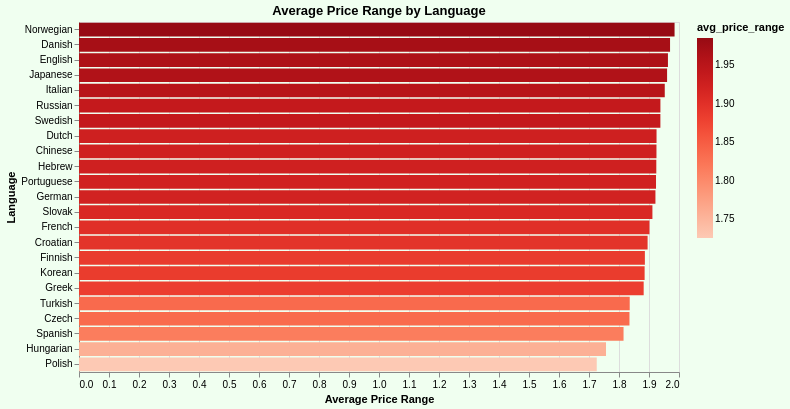

The Vega-Lite source for this figure:
### Vega-Lite specification from a JSON file in a GitHub repository (floating-point values rounded to 4 significant figures)
{"config": {"view": {"continuousWidth": 300, "continuousHeight": 300}}, "data": {"name": "data-52c4a7018459cf992eb6bb13e6fdfb1a"}, "mark": {"type": "bar"}, "background": "#f0fff0", "encoding": {"color": {"field": "avg_price_range", "scale": {"scheme": "reds"}, "type": "quantitative"}, "tooltip": [{"field": "avg_price_range", "type": "quantitative"}, {"field": "count_reviews", "type": "quantitative"}], "x": {"field": "avg_price_range", "title": "Average Price Range", "type": "quantitative"}, "y": {"field": "language", "sort": "-x", "title": "Language", "type": "nominal"}}, "height": 350, "title": "Average Price Range by Language", "width": 600, "$schema": "https://vega.github.io/schema/vega-lite/v5.17.0.json", "datasets": {"data-52c4a7018459cf992eb6bb13e6fdfb1a": [{"langid": "no", "avg_price_range": 1.985, "count_reviews": 1286, "language": "Norwegian"}, {"langid": "da", "avg_price_range": 1.97, "count_reviews": 1508, "language": "Danish"}, {"langid": "en", "avg_price_range": 1.963, "count_reviews": 106765, "language": "English"}, {"langid": "ja", "avg_price_range": 1.96, "count_reviews": 856, "language": "Japanese"}, {"langid": "it", "avg_price_range": 1.953, "count_reviews": 322593, "language": "Italian"}, {"langid": "ru", "avg_price_range": 1.938, "count_reviews": 4051, "language": "Russian"}, {"langid": "sv", "avg_price_range": 1.938, "count_reviews": 1563, "language": "Swedish"}, {"langid": "nl", "avg_price_range": 1.925, "count_reviews": 4902, "language": "Dutch"}, {"langid": "zh", "avg_price_range": 1.925, "count_reviews": 466, "language": "Chinese"}, {"langid": "he", "avg_price_range": 1.924, "count_reviews": 608, "language": "Hebrew"}, {"langid": "pt", "avg_price_range": 1.923, "count_reviews": 6943, "language": "Portuguese"}, {"langid": "de", "avg_price_range": 1.921, "count_reviews": 9154, "language": "German"}, {"langid": "sk", "avg_price_range": 1.911, "count_reviews": 79, "language": "Slovak"}, {"langid": "fr", "avg_price_range": 1.901, "count_reviews": 34331, "language": "French"}, {"langid": "hr", "avg_price_range": 1.895, "count_reviews": 86, "language": "Croatian"}, {"langid": "fi", "avg_price_range": 1.886, "count_reviews": 211, "language": "Finnish"}, {"langid": "ko", "avg_price_range": 1.885, "count_reviews": 384, "language": "Korean"}, {"langid": "el", "avg_price_range": 1.882, "count_reviews": 1588, "language": "Greek"}, {"langid": "tr", "avg_price_range": 1.836, "count_reviews": 554, "language": "Turkish"}, {"langid": "cs", "avg_price_range": 1.835, "count_reviews": 212, "language": "Czech"}, {"langid": "es", "avg_price_range": 1.815, "count_reviews": 24452, "language": "Spanish"}, {"langid": "hu", "avg_price_range": 1.757, "count_reviews": 300, "language": "Hungarian"}, {"langid": "pl", "avg_price_range": 1.726, "count_reviews": 1375, "language": "Polish"}]}}
